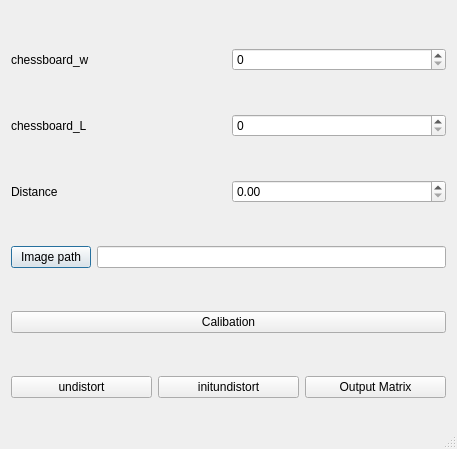
<?xml version="1.0" encoding="UTF-8"?>
<ui version="4.0">
 <class>Dialog</class>
 <widget class="QDialog" name="Dialog">
  <property name="geometry">
   <rect>
    <x>0</x>
    <y>0</y>
    <width>457</width>
    <height>449</height>
   </rect>
  </property>
  <property name="windowTitle">
   <string>Dialog</string>
  </property>
  <property name="sizeGripEnabled">
   <bool>true</bool>
  </property>
  <layout class="QHBoxLayout" name="horizontalLayout_6">
   <item>
    <layout class="QVBoxLayout" name="verticalLayout">
     <item>
      <layout class="QHBoxLayout" name="horizontalLayout">
       <item>
        <widget class="QLabel" name="label">
         <property name="text">
          <string>chessboard_w</string>
         </property>
        </widget>
       </item>
       <item>
        <widget class="QSpinBox" name="chessew"/>
       </item>
      </layout>
     </item>
     <item>
      <layout class="QHBoxLayout" name="horizontalLayout_2">
       <item>
        <widget class="QLabel" name="label_2">
         <property name="text">
          <string>chessboard_L</string>
         </property>
        </widget>
       </item>
       <item>
        <widget class="QSpinBox" name="chessel"/>
       </item>
      </layout>
     </item>
     <item>
      <layout class="QHBoxLayout" name="horizontalLayout_3">
       <item>
        <widget class="QLabel" name="label_3">
         <property name="text">
          <string>Distance</string>
         </property>
        </widget>
       </item>
       <item>
        <widget class="QDoubleSpinBox" name="chessboard_dis"/>
       </item>
      </layout>
     </item>
     <item>
      <layout class="QHBoxLayout" name="horizontalLayout_4">
       <item>
        <widget class="QPushButton" name="imagePbtn">
         <property name="text">
          <string>Image path</string>
         </property>
        </widget>
       </item>
       <item>
        <widget class="QLineEdit" name="imagePath"/>
       </item>
      </layout>
     </item>
     <item>
      <widget class="QPushButton" name="calibation">
       <property name="text">
        <string>Calibation</string>
       </property>
      </widget>
     </item>
     <item>
      <layout class="QHBoxLayout" name="horizontalLayout_5">
       <item>
        <widget class="QPushButton" name="undistort">
         <property name="text">
          <string>undistort</string>
         </property>
        </widget>
       </item>
       <item>
        <widget class="QPushButton" name="initundistort">
         <property name="text">
          <string>initundistort</string>
         </property>
        </widget>
       </item>
       <item>
        <widget class="QPushButton" name="exportmatrix">
         <property name="text">
          <string>Output Matrix</string>
         </property>
        </widget>
       </item>
      </layout>
     </item>
    </layout>
   </item>
  </layout>
 </widget>
 <resources/>
 <connections/>
</ui>
